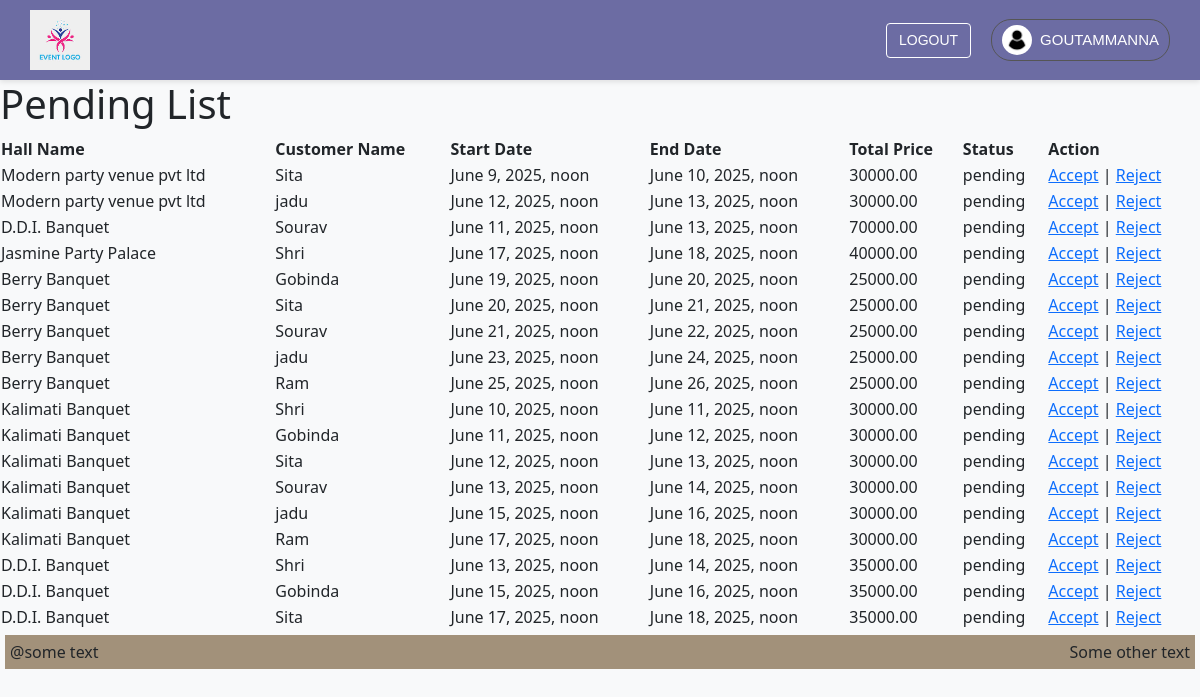
/booking_list/ (signed in), run on the app's committed database.
### event_system/models.py (models this page shows, shortened)
class Booking(models.Model):
    STATUS_CHOICES = [
        ('pending', 'Pending'),
        ('accepted', 'Accepted'),
        ('rejected', 'Rejected'),
    ]
    hall = models.ForeignKey('Hall', on_delete=models.CASCADE, related_name='bookings')
    customer_name = models.CharField(max_length=255)
    customer_email = models.EmailField()
    start_datetime = models.DateTimeField(null=True, blank=True)
    end_datetime = models.DateTimeField(null=True, blank=True)
    total_price = models.DecimalField(max_digits=10, decimal_places=2, blank=True)
    status = models.CharField(max_length=10, choices=STATUS_CHOICES, default='pending')  # <- New field

class Hall(models.Model):
    name = models.CharField(max_length=255)
    description = models.TextField()
    location = models.CharField(max_length=255)
    seating_capacity = models.PositiveIntegerField()
    price_per_day = models.DecimalField(max_digits=10, decimal_places=2)
    amenities = models.ManyToManyField(Amenity, related_name='halls')
    is_available = models.BooleanField(default=True)
    rating = models.FloatField(default=0.0)
    def __str__(self):
        return self.name

### event_system/views.py (the view)
# urls.py: path('booking_list/',views.BookingListView.as_view(),name='booking_list'),
class BookingListView(ListView):
    model=Booking
    template_name='event/detail/booking_list.html'
    context_object_name='book'
    def get_queryset(self):
        return Booking.objects.filter(status="pending")

### template/event/detail/booking_list.html (shortened to what this page needs)
{% extends "event/base.html" %}
{% block content %}
  <main>
    <h1>Pending List</h1>
    <table id="bookingTable" class="display" style="width:100%">
      <thead>
        <tr>
          <th>Hall Name</th>
          <th>Customer Name</th>
          <th>Start Date</th>
          <th>End Date</th>
          <th>Total Price</th>
          <th>Status</th>
          <th>Action</th>
        </tr>
      </thead>
      <tbody>
        {% for book in book %}
          <tr>
            <td>{{ book.hall }}</td>
            <td>{{ book.customer_name }}</td>
            <td>{{ book.start_datetime }}</td>
            <td>{{ book.end_datetime }}</td>
            <td>{{ book.total_price }}</td>
            <td>{{ book.status }}</td>
            {% if book.status == 'pending' and user.is_superuser %}
              <td>
                <a href="{% url 'accept_booking' book.id %}">Accept</a> |
                <a href="{% url 'reject_booking' book.id %}">Reject</a>
              </td>
            {% endif %}
          </tr>
        {% endfor %}
      </tbody>
    </table>
  </main>
{% endblock content %}

### template/event/header.html (shortened to what this page needs)
{% load static %}
{% if user.is_authenticated %}
  <header>
    <a href="/" class="logo">
      <img src="{% static 'img/download.jpeg' %}" alt="Event">
    </a>
    <div class="right-part">
      <form method="post" action="{% url 'logout' %}">
        <button type="submit">LOGOUT</button>
      </form>
      <div id="user" onclick="toggleFloatingOptions()" style="position: relative; cursor: pointer;">
        <img src="{% static 'img/user.jpg' %}" alt="User">
        <span id="user-name">{{ user.username|upper }}</span>
      </div>
    </div>
  </header>
{% endif %}

### static/css/style.css (style rules this page uses)
body { background-color: #f8f9fa; }
header { background-color: #6c6ca3; color: white; padding: 10px 30px; display: flex; justify-content: space-between; align-items: center; font-family: Arial, sans-serif; box-shadow: 0 2px 5px rgba(0, 0, 0, 0.1); }
.logo img { height: 60px; }
.right-part { display: flex; align-items: center; gap: 20px; }
.right-part div, .right-part form { color: white; font-size: 15px; font-weight: 500; cursor: pointer; transition: color 0.3s; }
.right-part form button { background: transparent; border: 1px solid #fff; color: white; padding: 6px 12px; border-radius: 4px; font-size: 14px; transition: background 0.3s, color 0.3s; }
#user { display: flex; align-items: center; gap: 8px; border: 1px solid #555; padding: 5px 10px; border-radius: 20px; background: #6c6ca3; }
#user img { width: 30px; height: 30px; border-radius: 50%; }

### data on the page
Booking: hall "Modern party venue pvt ltd", customer_name "Sita", start_datetime "June 9, 2025, noon", end_datetime "June 10, 2025, noon", total_price "30000.00", status "pending", shows "Accept"
Booking: hall "Modern party venue pvt ltd", customer_name "jadu", start_datetime "June 12, 2025, noon", end_datetime "June 13, 2025, noon", total_price "30000.00", status "pending", shows "Accept"
Booking: hall "D.D.I. Banquet", customer_name "Sourav", start_datetime "June 11, 2025, noon", end_datetime "June 13, 2025, noon", total_price "70000.00", status "pending", shows "Accept"
Booking: hall "Jasmine Party Palace", customer_name "Shri", start_datetime "June 17, 2025, noon", end_datetime "June 18, 2025, noon", total_price "40000.00", status "pending", shows "Accept"
Booking: hall "Berry Banquet", customer_name "Gobinda", start_datetime "June 19, 2025, noon", end_datetime "June 20, 2025, noon", total_price "25000.00", status "pending", shows "Accept"
Booking: hall "Berry Banquet", customer_name "Sita", start_datetime "June 20, 2025, noon", end_datetime "June 21, 2025, noon", total_price "25000.00", status "pending", shows "Accept"
Booking: hall "Berry Banquet", customer_name "Sourav", start_datetime "June 21, 2025, noon", end_datetime "June 22, 2025, noon", total_price "25000.00", status "pending", shows "Accept"
Booking: hall "Berry Banquet", customer_name "jadu", start_datetime "June 23, 2025, noon", end_datetime "June 24, 2025, noon", total_price "25000.00", status "pending", shows "Accept"
Booking: hall "Berry Banquet", customer_name "Ram", start_datetime "June 25, 2025, noon", end_datetime "June 26, 2025, noon", total_price "25000.00", status "pending", shows "Accept"
Booking: hall "Kalimati Banquet", customer_name "Shri", start_datetime "June 10, 2025, noon", end_datetime "June 11, 2025, noon", total_price "30000.00", status "pending", shows "Accept"
Booking: hall "Kalimati Banquet", customer_name "Gobinda", start_datetime "June 11, 2025, noon", end_datetime "June 12, 2025, noon", total_price "30000.00", status "pending", shows "Accept"
Booking: hall "Kalimati Banquet", customer_name "Sita", start_datetime "June 12, 2025, noon", end_datetime "June 13, 2025, noon", total_price "30000.00", status "pending", shows "Accept"
Booking: hall "Kalimati Banquet", customer_name "Sourav", start_datetime "June 13, 2025, noon", end_datetime "June 14, 2025, noon", total_price "30000.00", status "pending", shows "Accept"
Booking: hall "Kalimati Banquet", customer_name "jadu", start_datetime "June 15, 2025, noon", end_datetime "June 16, 2025, noon", total_price "30000.00", status "pending", shows "Accept"
Booking: hall "Kalimati Banquet", customer_name "Ram", start_datetime "June 17, 2025, noon", end_datetime "June 18, 2025, noon", total_price "30000.00", status "pending", shows "Accept"
Booking: hall "D.D.I. Banquet", customer_name "Shri", start_datetime "June 13, 2025, noon", end_datetime "June 14, 2025, noon", total_price "35000.00", status "pending", shows "Accept"
Booking: hall "D.D.I. Banquet", customer_name "Gobinda", start_datetime "June 15, 2025, noon", end_datetime "June 16, 2025, noon", total_price "35000.00", status "pending", shows "Accept"
Booking: hall "D.D.I. Banquet", customer_name "Sita", start_datetime "June 17, 2025, noon", end_datetime "June 18, 2025, noon", total_price "35000.00", status "pending", shows "Accept"

### other printed values
{{ user.username|upper }} "GOUTAMMANNA"
